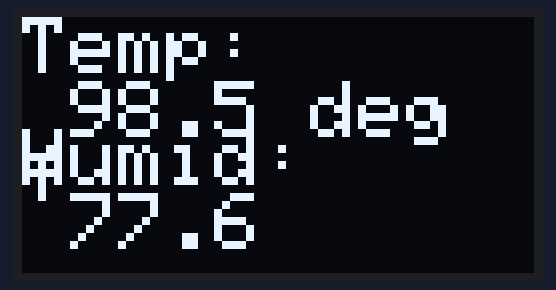
The sketch below on a simulated Arduino Uno, built with avr-gcc and run on an emulated ATmega328P. Parts: 128×64 one-colour display.

Above: at 0.1 s.

The sketch:

I2C-test.ino
```cpp
#include <SPI.h>
#include <Wire.h>
#include <Adafruit_GFX.h>
#include <Adafruit_SSD1306.h>

#define SCREEN_WIDTH 128 // OLED display width, in pixels
#define SCREEN_HEIGHT 64 // OLED display height, in pixels

// Declaration for SSD1306 display connected using I2C
#define OLED_RESET     -1 // Reset pin
#define SCREEN_ADDRESS 0x3C
//#define SCREEN_ADDRESS 0x78
Adafruit_SSD1306 display(SCREEN_WIDTH, SCREEN_HEIGHT, &Wire, OLED_RESET);

void setup()
{
  Serial.begin(9600);

  // initialize the OLED object
  if(!display.begin(SSD1306_SWITCHCAPVCC, SCREEN_ADDRESS)) {
    Serial.println(F("SSD1306 allocation failed"));
    for(;;); // Don't proceed, loop forever
  }
}
void loop() {
  // put your main code here, to run repeatedly:
// Clear the buffer.
  display.clearDisplay();

  // Display Text
  display.setTextSize(2);
  display.setTextColor(WHITE);
  display.setCursor(0,0);
  display.println("Temp:");
  display.print(" 98.5 deg f");
  display.setCursor(0,28);
  display.println("Humid:");
  display.print(" 77.6");
  display.display();
}
```
